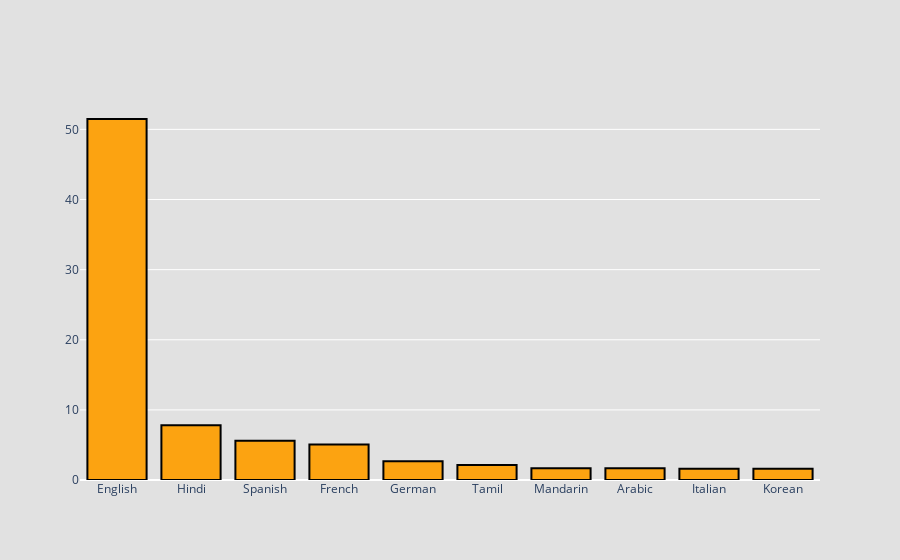

The notebook cell this image was saved under:
### Code cell
fig = go.Figure(data=[go.Bar(x=df.index, y=df['count'].to_list())])
fig.update_traces(marker_color='#fca311', marker_line_color='black',
                  marker_line_width=2)
fig.update_traces(marker=dict(line=dict(color='black', width=2)), textfont=dict(family="Helvetica",size=16,color="black"),hoverlabel=dict(font_size=14,font_family="Helvetica"))
fig.update_layout(paper_bgcolor="#e1e1e1", plot_bgcolor = 'rgba(0, 0, 0, 0)', hoverlabel_bordercolor='black' )
fig.write_html('visualization/three.html')
fig.show()

### Figure 1 — Plotly figure (JSON) as saved in the notebook; plotly's stock layout.template omitted (floating-point values rounded to 4 significant figures)
{"data": [{"hoverlabel": {"font": {"family": "Helvetica", "size": 14}}, "marker": {"color": "#fca311", "line": {"color": "black", "width": 2}}, "textfont": {"color": "black", "family": "Helvetica", "size": 16}, "type": "bar", "x": ["English", "Hindi", "Spanish", "French", "German", "Tamil", "Mandarin", "Arabic", "Italian", "Korean"], "y": [51.48, 7.81, 5.61, 5.08, 2.66, 2.14, 1.68, 1.67, 1.61, 1.59]}], "layout": {"hoverlabel": {"bordercolor": "black"}, "paper_bgcolor": "#e1e1e1", "plot_bgcolor": "rgba(0, 0, 0, 0)"}}
